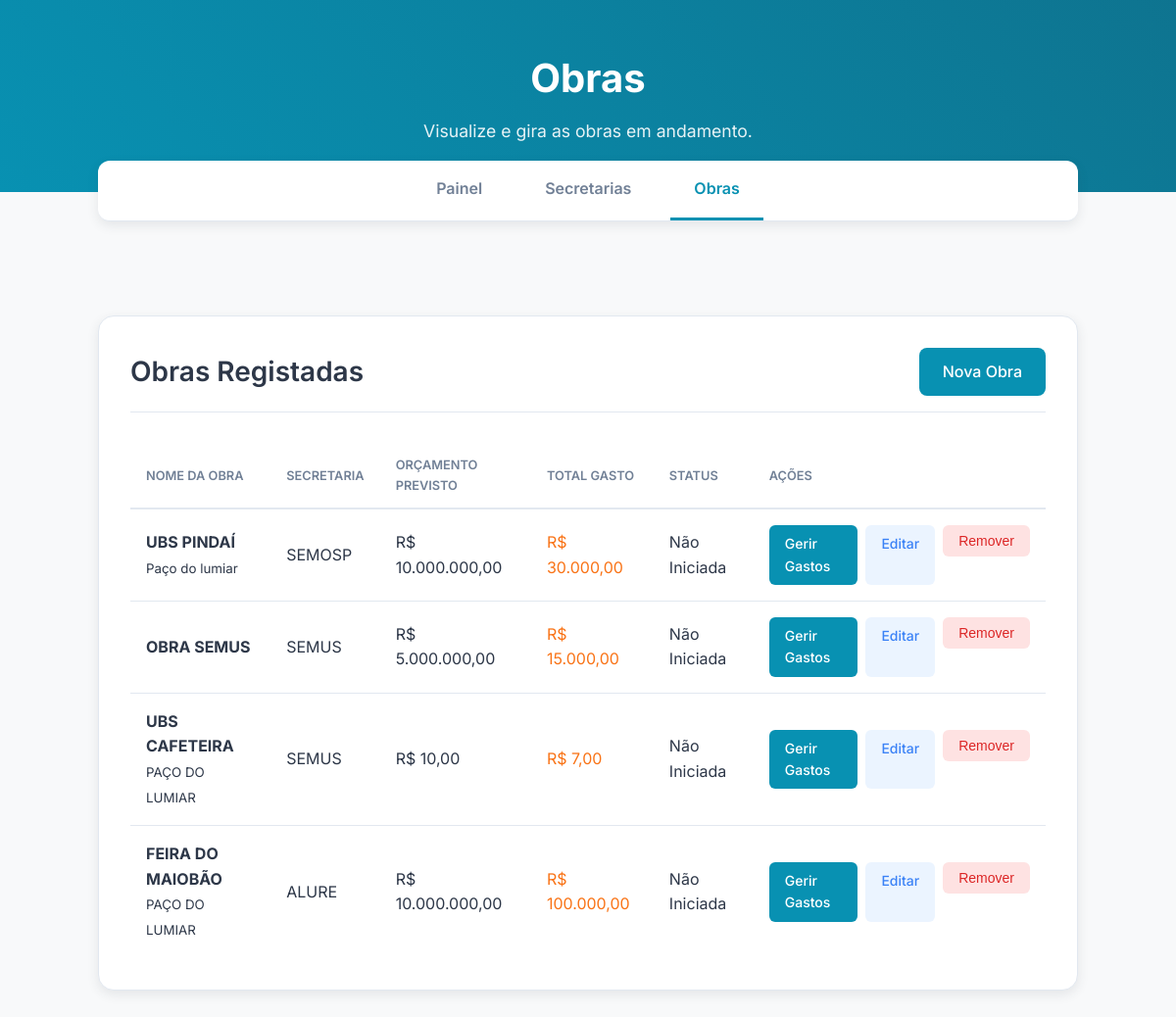
The page /obras on the database its author committed.
### models.py (models this page shows, shortened)
class Obra(db.Model):
    id = db.Column(db.Integer, primary_key=True)
    nome = db.Column(db.String(200), nullable=False)
    objeto = db.Column(db.Text, nullable=True)
    municipio = db.Column(db.String(100), nullable=True)
    n_contrato = db.Column(db.String(50), nullable=True)
    contrato_fonte = db.Column(db.String(100), nullable=True)
    ordem_servico = db.Column(db.String(50), nullable=True)
    periodo = db.Column(db.String(50), nullable=True)
    endereco = db.Column(db.String(200), nullable=True)
    orcamento_previsto = db.Column(db.Float, nullable=False, default=0.0)
    secretaria_id = db.Column(db.Integer, db.ForeignKey('secretaria.id'), nullable=False)
    andamento = db.relationship('Andamento', backref='obra', uselist=False, cascade="all, delete-orphan")
    gastos = db.relationship('Gasto', backref='obra', order_by=Gasto.data.desc(), cascade="all, delete-orphan")
    @property
    def total_gasto(self):
        return sum(gasto.valor for gasto in self.gastos)

class Secretaria(db.Model):
    id = db.Column(db.Integer, primary_key=True)
    nome = db.Column(db.String(100), nullable=False, unique=True)
    orcamento_declarado = db.Column(db.Float, nullable=False, default=0.0)
    obras = db.relationship('Obra', backref='secretaria', lazy=True)

class Gasto(db.Model):
    id = db.Column(db.Integer, primary_key=True)
    descricao = db.Column(db.String(200), nullable=False)
    valor = db.Column(db.Float, nullable=False)
    data = db.Column(db.Date, nullable=False, default=datetime.utcnow)
    obra_id = db.Column(db.Integer, db.ForeignKey('obra.id'), nullable=False)

class Andamento(db.Model):
    id = db.Column(db.Integer, primary_key=True)
    status = db.Column(db.String(50), nullable=False, default='Não Iniciada')
    data_inicio = db.Column(db.Date, nullable=True)
    data_entrega = db.Column(db.Date, nullable=True)
    ultima_atualizacao = db.Column(db.DateTime, default=datetime.utcnow, onupdate=datetime.utcnow)
    obra_id = db.Column(db.Integer, db.ForeignKey('obra.id'), nullable=False)

### app.py (the view)
@app.route('/obras')
def listar_obras():
    obras = Obra.query.all()
    return render_template('obras.html', obras=obras, active_page='obras')

### app.py (called while the page is built)
def format_currency(value):
    if value is None:
        return "R$ 0,00"
    return f"R$ {value:,.2f}".replace(",", "X").replace(".", ",").replace("X", ".")

### templates/obras.html (shortened to what this page needs)
{% extends "base.html" %}
{% block header_title %}Obras{% endblock %}
{% block header_subtitle %}Visualize e gira as obras em andamento.{% endblock %}
{% block content %}
<div class="content-container">
    <div class="content-header">
        <h1>Obras Registadas</h1>
        <a href="{{ url_for('adicionar_obra') }}" class="btn">Nova Obra</a>
    </div>
    <div class="table-container">
        <table>
            <thead>
                <tr>
                    <th>Nome da Obra</th>
                    <th>Secretaria</th>
                    <th>Orçamento Previsto</th>
                    <th>Total Gasto</th>
                    <th>Status</th>
                    <th>Ações</th>
                </tr>
            </thead>
            <tbody>
                {% for obra in obras %}
                <tr>
                    <td><strong>{{ obra.nome }}</strong><br><small class="text-secondary">{{ obra.municipio or '' }}</small></td>
                    <td>{{ obra.secretaria.nome }}</td>
                    <td>{{ obra.orcamento_previsto | currency }}</td>
                    <td class="text-gasto">{{ obra.total_gasto | currency }}</td>
                    <td>{{ obra.andamento.status }}</td>
                    <td>
                        <div class="actions-group">
                            <a href="{{ url_for('detalhes_obra', obra_id=obra.id) }}" class="btn btn-sm">Gerir Gastos</a>
                            <a href="{{ url_for('editar_obra', obra_id=obra.id) }}" class="btn btn-sm btn-editar">Editar</a>
                            <form action="{{ url_for('remover_obra', obra_id=obra.id) }}" method="POST" onsubmit="return confirm('Tem a certeza que deseja remover esta obra?');">
                                <button type="submit" class="btn btn-sm btn-remover-perigo">Remover</button>
                            </form>
                        </div>
                    </td>
                </tr>
                {% else %}
                <tr>
                    <td colspan="6">Nenhuma obra cadastrada.</td>
                </tr>
                {% endfor %}
            </tbody>
        </table>
    </div>
</div>
{% endblock %}

### static/css/style.css (style rules this page uses)
:root { --bg-color: #F8F9FA; --card-bg-color: #FFFFFF; --text-primary: #2D3748; --text-secondary: #718096; --accent-color: #0891B2; --accent-hover: #0E7490; --border-color: #E2E8F0; --shadow-color: rgba(45, 55, 72, 0.1); --gasto-color: #F97316; --disponivel-color: #10B981; }
* { box-sizing: border-box; margin: 0; padding: 0; }
body { font-family: 'Inter', sans-serif; background-color: var(--bg-color); color: var(--text-primary); line-height: 1.6; }
.text-gasto { color: var(--gasto-color); }
.content-container { max-width: 1000px; margin: 2rem auto; background-color: var(--card-bg-color); border: 1px solid var(--border-color); border-radius: 16px; padding: 2rem; box-shadow: 0 4px 12px var(--shadow-color); }
.content-header { display: flex; justify-content: space-between; align-items: center; margin-bottom: 2rem; padding-bottom: 1rem; border-bottom: 1px solid var(--border-color); }
.content-header h1 { font-size: 1.75rem; font-weight: 600; }
.btn { background-color: var(--accent-color); color: white; padding: 0.75rem 1.5rem; border: none; border-radius: 8px; font-weight: 500; text-decoration: none; transition: background-color 0.2s ease; cursor: pointer; }
.table-container table { width: 100%; border-collapse: collapse; text-align: left; }
.table-container th { font-size: 0.8rem; font-weight: 600; color: var(--text-secondary); text-transform: uppercase; padding: 0.75rem 1rem; border-bottom: 2px solid var(--border-color); }
.table-container td { padding: 1rem; border-bottom: 1px solid var(--border-color); vertical-align: middle; }
.table-container tbody tr:last-child td { border-bottom: none; }
.actions-group { display: flex; gap: 0.5rem; }
.btn-sm { padding: 0.5rem 1rem; font-size: 0.875rem; border-radius: 6px; }
.btn-editar { background-color: #EBF4FF; color: #3B82F6; }
.btn-remover-perigo { background-color: #FEE2E2; color: #DC2626; }

### rows shown on the page
Obra: nome "UBS PINDAÍ", municipio "Paço do lumiar", secretaria.nome "SEMOSP", orcamento_previsto "R$ 10.000.000,00", total_gasto "R$ 30.000,00", andamento.status "Não Iniciada"
Obra: nome "OBRA SEMUS", secretaria.nome "SEMUS", orcamento_previsto "R$ 5.000.000,00", total_gasto "R$ 15.000,00", andamento.status "Não Iniciada"
Obra: nome "UBS CAFETEIRA", municipio "PAÇO DO LUMIAR", secretaria.nome "SEMUS", orcamento_previsto "R$ 10,00", total_gasto "R$ 7,00", andamento.status "Não Iniciada"
Obra: nome "FEIRA DO MAIOBÃO", municipio "PAÇO DO LUMIAR", secretaria.nome "ALURE", orcamento_previsto "R$ 10.000.000,00", total_gasto "R$ 100.000,00", andamento.status "Não Iniciada"
